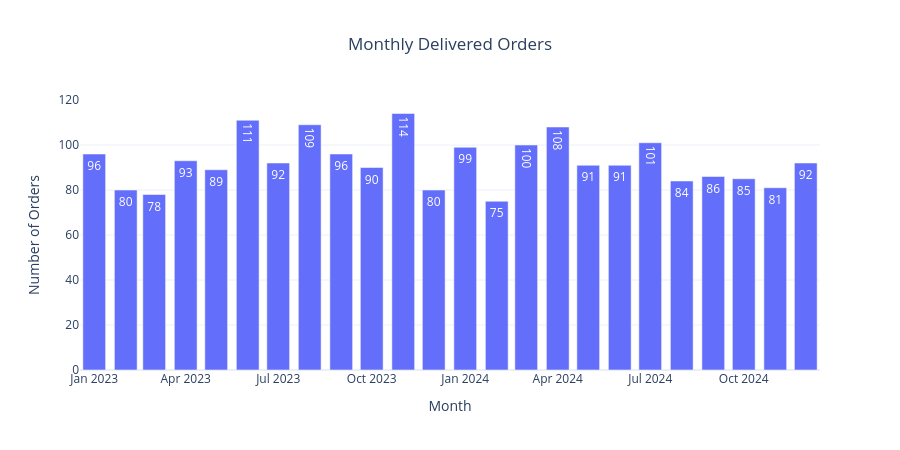

The code cell stored with this chart in its notebook:
### Code cell
# 4.4 Monthly delivered orders

fig = px.bar(
    monthly_sales,
    x="month",
    y="delivered_orders",
    title="Monthly Delivered Orders",
    labels={
        "month": "Month",
        "delivered_orders": "Number of Orders"
    },
    text_auto=True,
    template="plotly_white"
)

fig.update_layout(
    title_x=0.5,
    height=450
)

fig.show()

### Figure 1 — Plotly figure (JSON) as saved in the notebook; plotly's stock layout.template omitted (floating-point values rounded to 4 significant figures)
{"data": [{"hovertemplate": "Month=%{x}<br>Number of Orders=%{y}<extra></extra>", "legendgroup": "", "marker": {"color": "#636efa", "pattern": {"shape": ""}}, "name": "", "orientation": "v", "showlegend": false, "textposition": "auto", "texttemplate": "%{y}", "type": "bar", "x": ["2023-01", "2023-02", "2023-03", "2023-04", "2023-05", "2023-06", "2023-07", "2023-08", "2023-09", "2023-10", "2023-11", "2023-12", "2024-01", "2024-02", "2024-03", "2024-04", "2024-05", "2024-06", "2024-07", "2024-08", "2024-09", "2024-10", "2024-11", "2024-12"], "xaxis": "x", "y": [96, 80, 78, 93, 89, 111, 92, 109, 96, 90, 114, 80, 99, 75, 100, 108, 91, 91, 101, 84, 86, 85, 81, 92], "yaxis": "y"}], "layout": {"barmode": "relative", "height": 450, "legend": {"tracegroupgap": 0}, "title": {"text": "Monthly Delivered Orders", "x": 0.5}, "xaxis": {"anchor": "y", "domain": [0, 1], "title": {"text": "Month"}}, "yaxis": {"anchor": "x", "domain": [0, 1], "title": {"text": "Number of Orders"}}}}
